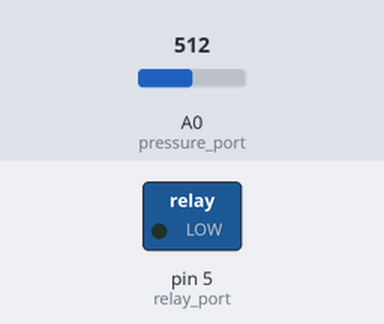
The sketch below on a simulated Arduino Uno, built with avr-gcc and run on an emulated ATmega328P. Parts: switched loads named in the sketch (green lamp = pin HIGH). The inputs (shaded band) are chosen by the test bench; at power-on: A0 (pressure_port) = 512.

Above: at 1.2 s.
1.3 s: A0 (pressure_port) set to 195
2.8 s: A0 (pressure_port) set to 170
At 3.9 s:
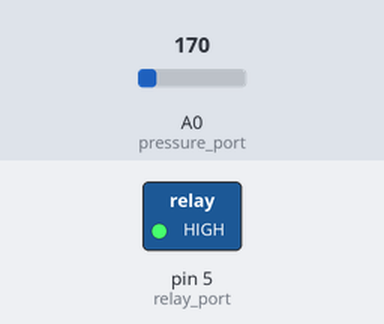
4.3 s: A0 (pressure_port) set to 339
6.1 s: A0 (pressure_port) set to 358
At 6.7 s:
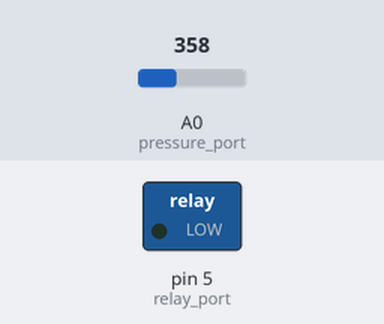
7.8 s: A0 (pressure_port) set to 122
At 9.6 s:
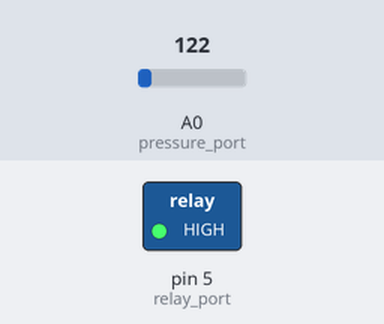
Timing chart, 0 to 10.9 s (numbered marks = the images above; inputs shaded):
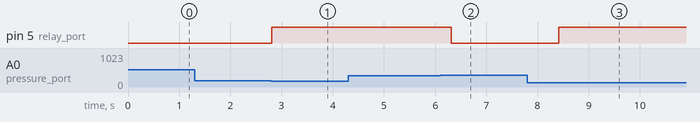

Measured:
- the behaviour switches between 180 and 179 on A0 (pressure_port) (found by bisection; images 0 and 1)
- the behaviour switches between 350 and 351 on A0 (pressure_port) (found by bisection; images 1 and 2)
- after the input at 1.3 s, every drawn part: stays the same
- after the input at 2.8 s, pin 5 (relay_port): LOW → HIGH at once
- after the input at 4.3 s, every drawn part: stays the same
- after the input at 6.1 s, pin 5 (relay_port): HIGH → LOW after 0.21 s
- after the input at 7.8 s, pin 5 (relay_port): LOW → HIGH after 0.61 s

The sketch:

pump_simple.ino
```cpp
#define pressure_port A0
#define relay_port 5

#define DEBUG 0

int pressure;
int pressure_min = 180;
int pressure_max = 350;
bool flag;

unsigned long last_time_pressure;


void setup() {
  if (DEBUG) Serial.begin(9600);
  pinMode(relay_port, OUTPUT);
}

void loop() {
  pressure = analogRead(pressure_port);
  if (DEBUG) Serial.println(pressure);


  if (millis() - last_time_pressure > 700) {
    last_time_pressure = millis();

    if (pressure < pressure_min) {
      if (!flag) {
        digitalWrite(relay_port, HIGH);
        flag = true;
      }
    } else {
      if (pressure > pressure_max) {
        if (flag) {
          digitalWrite(relay_port, LOW);
          flag = false;
        }
      }
    }
  }
}
```
